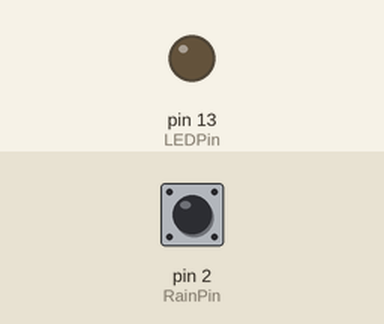
The sketch below on a simulated Arduino Uno, built with avr-gcc and run on an emulated ATmega328P. Parts: output pins drawn as LEDs (lit = HIGH). The inputs (shaded band) are chosen by the test bench; at power-on: pin 2 (RainPin) HIGH.

Above: at 1.2 s.
1.3 s: pin 2 (RainPin) pulled LOW for 0.15 s
At 2.4 s:
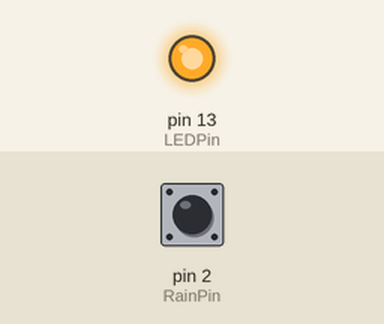
2.9 s: pin 2 (RainPin) pulled LOW for 1 s
At 3.6 s:
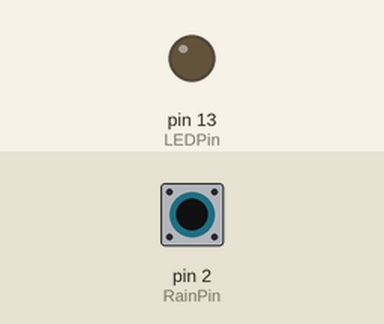
5.4 s: pin 2 (RainPin) pulled LOW for 3.2 s
At 6.7 s:
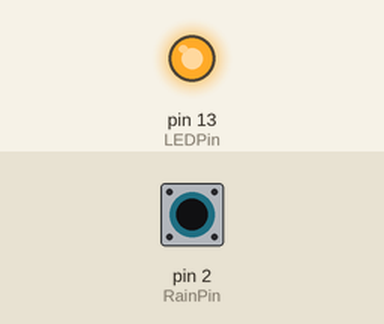
Timing chart, 0 to 8.4 s (numbered marks = the images above; inputs shaded):
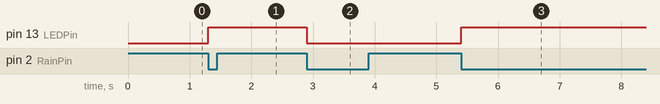

Measured:
- after the input at 1.3 s, pin 13 (LEDPin): LOW → HIGH at once
- after the input at 2.9 s, pin 13 (LEDPin): HIGH → LOW at once
- after the input at 5.4 s, pin 13 (LEDPin): LOW → HIGH at once

The sketch:

rain_bucket.ino
```cpp
/*
 * Niederschlagsmenge
 *
 * GND
 * Pin 2
 *
 * Make: www.make-magazin.de
 * Florian Schäffer
 *
 * https://www.mysensors.org/build/rain
 * https://www.instructables.com/id/Arduino-Rain-Gauge-Calibration/
 *
 */

const uint8_t RainPin = 2;
const uint8_t LEDPin = 13;

void setup(void) {
  pinMode(LEDPin, OUTPUT);
  pinMode(RainPin, INPUT_PULLUP);
  attachInterrupt(digitalPinToInterrupt(RainPin), ISR_BucketFull, FALLING );
}

void ISR_BucketFull () {
  digitalWrite(LEDPin, !digitalRead(LEDPin));   // LED bei jedem Kippen umschalten
}

void loop(void){
  // noting to do
}
```
